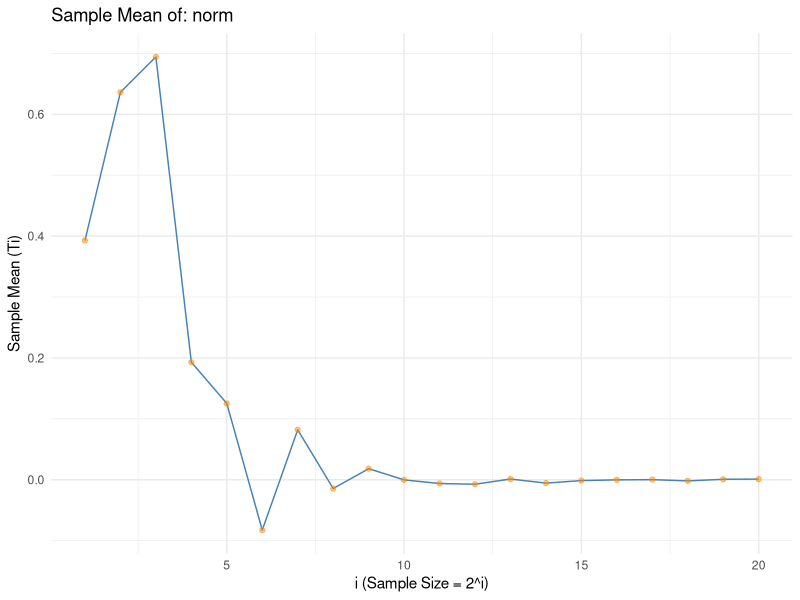
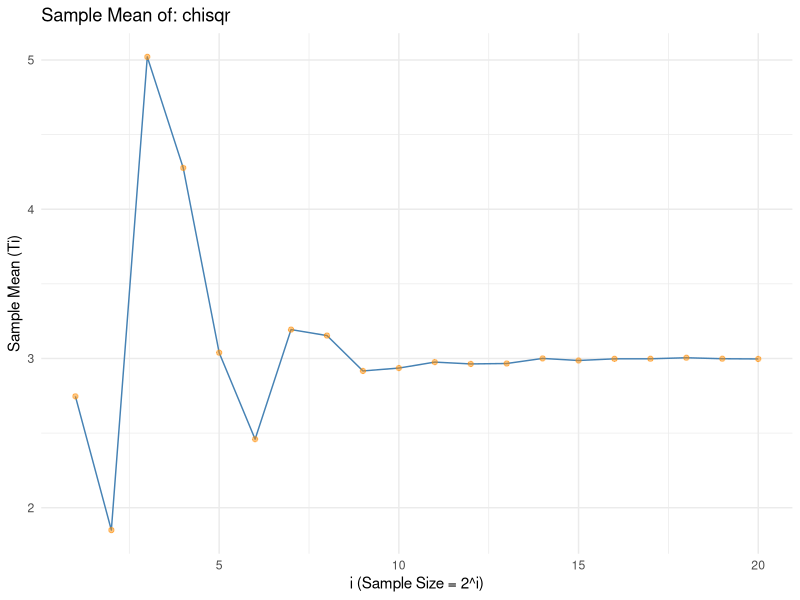
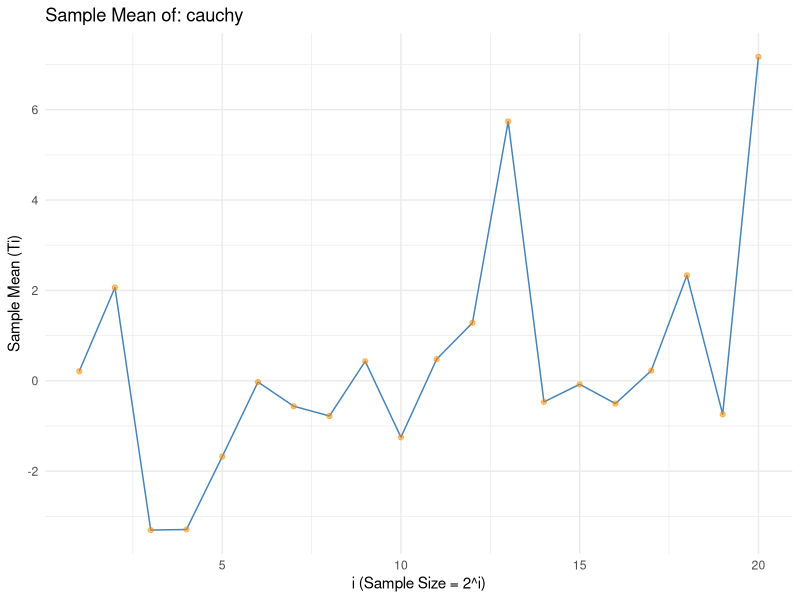
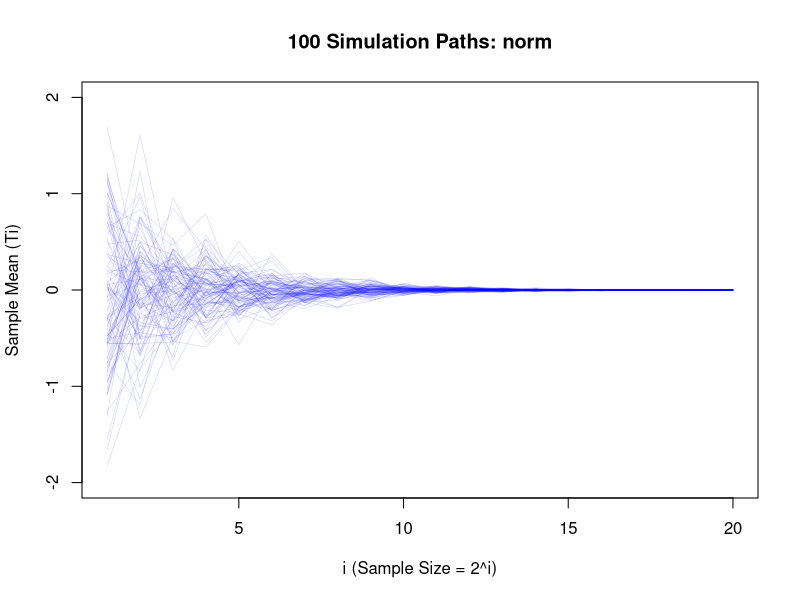
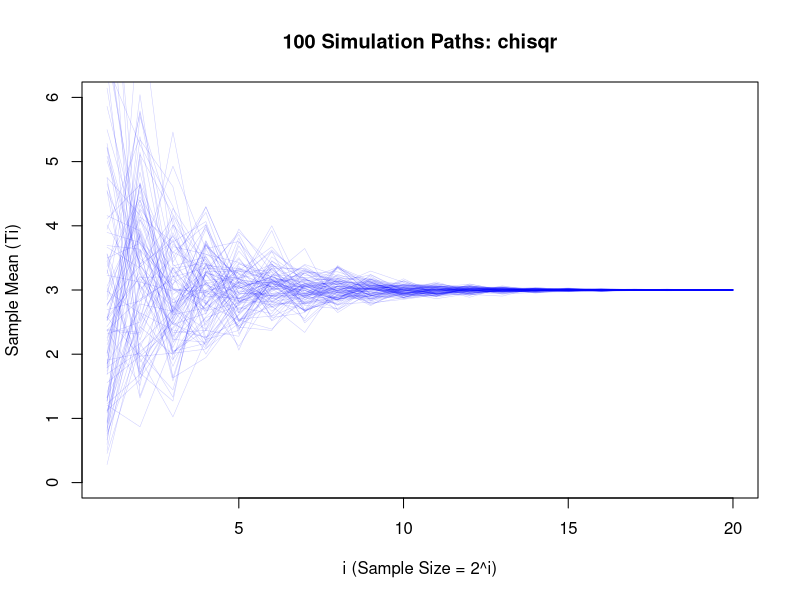
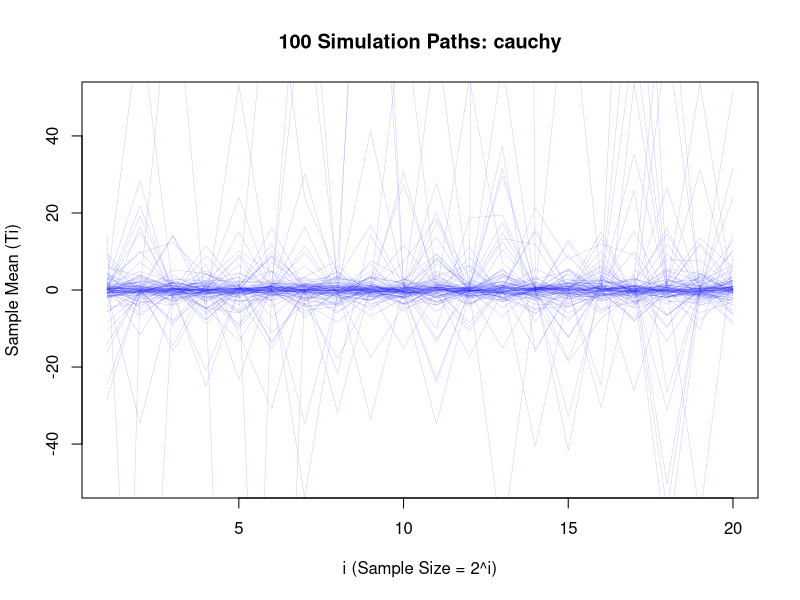

R code for these plots, in order:
## ---- chunk 1
#import packages
library(tidyverse)
## ---- chunk 2
# calculate sample mean for each distribution
# input variable = i, parameter for distribution type
sample_mean <- function(i, dist_type = "norm") {
  n <- 2^i  # sample size
  
  # generate random samples from each distribution
  if (dist_type == "norm") {
    sample_data <- rnorm(
      n, 
      mean = 0, 
      sd = 1
      )
  } else if (dist_type == "chisqr") {
    sample_data <- rchisq(
      n, 
      df = 3
      )
  } else if (dist_type == "cauchy") {
    sample_data <- rcauchy(
      n, 
      location = 0, 
      scale = 1
      )
  }
  
  return(mean(sample_data))
}
## ---- chunk 3
N <- 20
dist_types <- c("norm", "chisqr", "cauchy")

# outer loop goes through each distribution
for (d in dist_types) {
  
  # inner loop generates mean using the sample_mean() function
  Ti <- numeric(N) 
  for (i in 1:N) {
    Ti[i] <- sample_mean(i, dist_type = d)
  }
  
  # create a temporary data frame for each distribution
  plot_df <- data.frame(
    i = 1:N,
    mean_val = Ti
  )
  
  # generate a plot and print
  p <- ggplot(
    data = plot_df, 
    aes(
      x = i, 
      y = mean_val
      )
    ) +
    
    geom_line(color = "steelblue") +
    geom_point(alpha = 0.5, color = "darkorange") +
    theme_minimal() +
    
    labs(
      title = paste("Sample Mean of:", d),
      x = "i (Sample Size = 2^i)",
      y = "Sample Mean (Ti)"
    )
  
  print(p)
}
## ---- chunk 4
N <- 20
S <- 100
dist_types <- c("norm", "chisqr", "cauchy")

for (d in dist_types) {
  
  # create empty plot for the lines
  # they're going to vary in size 
  #   given the characteristics of their distributions
  y_lims <- if(d == "cauchy") c(-50, 50) else if(d == "chisqr") c(0, 6) else c(-2, 2)
  
  plot(NULL, 
       xlim = c(1, N), 
       ylim = y_lims,
       xlab = "i (Sample Size = 2^i)", 
       ylab = "Sample Mean (Ti)",
       main = paste("100 Simulation Paths:", d))
  
  # outer loop will repeat nested loops 100 times
  for (s in 1:S) {
    
    # first inner loop grabs the sample mean for each distribution
    Ti_values <- numeric(N)
    for (i in 1:N) {
      Ti_values[i] <- sample_mean(i, dist_type = d)
    }
    
    # add the line to the empty plot
    lines(
      1:N, 
      Ti_values, 
      col = rgb(0, 0, 1, 0.2), 
      lwd = 0.5
      )
  }
  
}
